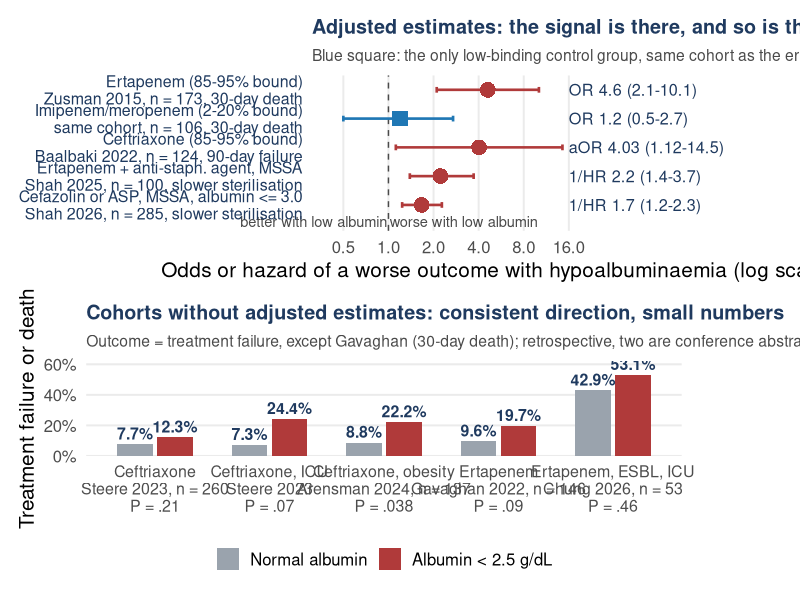

Source code (R):
# =============================================================================
# Section 3 slide. Do patients on highly protein-bound anti-infectives do worse
# when albumin is low? All clinical evidence is observational. Values are taken
# from the published abstracts / full texts cited; nothing is simulated.
# Panel A (effect estimates with 95% CI, "worse outcome with hypoalbuminaemia"):
#   Zusman 2015 (CMI 21:54; prospective, n = 279): 30-day mortality OR for
#     hypoalbuminaemia 4.6 (2.1-10.1) in 173 ertapenem patients vs 1.2 (0.5-2.7)
#     in 106 imipenem/meropenem patients (P = 0.02 for the difference).
#   Baalbaki 2022 (J Pharm Technol 38:326; n = 124, Enterobacterales bacteraemia,
#     ceftriaxone): 90-day clinical failure aOR 4.03 (1.12-14.50).
#   Shah 2025 (JAC 80:1823; n = 100, MSSA bacteraemia, ertapenem + ASP/cefazolin):
#     time to negative cultures HR 0.45 (0.27-0.72); shown as 1/HR = 2.22 (1.39-3.70).
#   Shah 2026 (JAC 81(2); n = 285, MSSA bacteraemia, cefazolin or ASP, albumin
#     <= 3.0 g/dL): HR 0.60 (0.44-0.81); shown as 1/HR = 1.67 (1.23-2.27).
# Panel B (crude or weighted percentages, hypoalbuminaemia vs normal albumin):
#   Steere 2023 (OFID 10:ofad102; n = 260, ceftriaxone): failure 12.3 vs 7.7 %
#     (P = .21); ICU subgroup 24.4 vs 7.3 % (P = .07).
#   Arensman Hannan 2024 (AAC 68:e01663-23; n = 137, obesity, ceftriaxone 2 g q12h):
#     clinical success 77.8 vs 91.2 % (P = 0.038) -> failure 22.2 vs 8.8 %.
#   Gavaghan 2022 (OFID 9:S2, abstract; n = 146, ertapenem): 30-day mortality
#     19.7 vs 9.6 % (P = 0.09).
#   Chung 2026 (OFID 13:S1, abstract; n = 53, ICU ESBL bacteraemia, ertapenem):
#     treatment failure 53.1 vs 42.9 % (P = 0.46).
#   VanDorf 2024 (Ann Pharmacother 58:690; n = 54, ICU ESBL bacteraemia, matched on
#     albumin): ertapenem vs meropenem clinical failure 50.0 vs 38.9 % (P = 0.436);
#     escalation 33.3 vs 2.8 % (P = 0.002)  [drug comparison, not albumin comparison]
# =============================================================================
suppressPackageStartupMessages({library(dplyr); library(ggplot2); library(patchwork)})
col_blue <- "#1f77b4"; col_grey <- "#9aa3ad"; col_navy <- "#1f3a5f"; col_dark <- "#4a4a4a"; col_red <- "#b03a3a"
base_theme <- function(bs = 17) theme_minimal(base_size = bs) + theme(panel.grid.minor = element_blank(), plot.title = element_text(face = "bold", color = col_navy, size = bs * 0.95), plot.subtitle = element_text(color = col_dark, size = bs * 0.75), plot.margin = margin(8, 10, 8, 8))

fo <- tribble(~label, ~drug, ~est, ~lo, ~hi, ~note, ~ctrl,
  "Ertapenem (85-95% bound)\nZusman 2015, n = 173, 30-day death",                 "Ertapenem",     4.60, 2.10, 10.10, "OR 4.6 (2.1-10.1)",  FALSE,
  "Imipenem/meropenem (2-20% bound)\nsame cohort, n = 106, 30-day death",         "Low-binding",   1.20, 0.50,  2.70, "OR 1.2 (0.5-2.7)",   TRUE,
  "Ceftriaxone (85-95% bound)\nBaalbaki 2022, n = 124, 90-day failure",           "Ceftriaxone",   4.03, 1.12, 14.50, "aOR 4.03 (1.12-14.5)", FALSE,
  "Ertapenem + anti-staph. agent, MSSA\nShah 2025, n = 100, slower sterilisation", "Ertapenem",     1/0.45, 1/0.72, 1/0.27, "1/HR 2.2 (1.4-3.7)", FALSE,
  "Cefazolin or ASP, MSSA, albumin <= 3.0\nShah 2026, n = 285, slower sterilisation", "ASP/cefazolin", 1/0.60, 1/0.81, 1/0.44, "1/HR 1.7 (1.2-2.3)", FALSE) |>
  mutate(label = factor(label, rev(label)))
pa <- ggplot(fo, aes(est, label)) +
  geom_vline(xintercept = 1, linetype = "dashed", color = col_dark) +
  geom_errorbar(aes(xmin = lo, xmax = hi, color = ctrl), width = 0.2, linewidth = 0.9, orientation = "y") +
  geom_point(aes(color = ctrl, shape = ctrl), size = 5, fill = "white") +
  geom_text(aes(x = 16, label = note), hjust = 0, size = 4.1, color = col_navy) +
  annotate("text", x = 0.98, y = 0.42, label = "better with low albumin", hjust = 1, size = 3.7, color = col_dark) +
  annotate("text", x = 1.02, y = 0.42, label = "worse with low albumin", hjust = 0, size = 3.7, color = col_dark) +
  scale_x_log10(limits = c(0.4, 70), breaks = c(0.5, 1, 2, 4, 8, 16)) +
  scale_color_manual(values = c(`FALSE` = col_red, `TRUE` = col_blue), guide = "none") +
  scale_shape_manual(values = c(`FALSE` = 16, `TRUE` = 15), guide = "none") +
  scale_y_discrete(expand = expansion(add = c(0.9, 0.5))) +
  coord_cartesian(clip = "off") +
  labs(x = "Odds or hazard of a worse outcome with hypoalbuminaemia (log scale)", y = NULL,
       title = "Adjusted estimates: the signal is there, and so is the confounder",
       subtitle = "Blue square: the only low-binding control group, same cohort as the ertapenem row") +
  base_theme(15) + theme(panel.grid.major.y = element_blank(), axis.text.y = element_text(size = 11.5, lineheight = 0.9, color = col_navy, hjust = 1),
                         plot.margin = margin(8, 80, 8, 8))

pc <- tribble(~study, ~grp, ~pct,
  "Ceftriaxone\nSteere 2023, n = 260\nP = .21",                 "Low albumin", 12.3, "Ceftriaxone\nSteere 2023, n = 260\nP = .21",                 "Normal", 7.7,
  "Ceftriaxone, ICU\nSteere 2023\nP = .07",            "Low albumin", 24.4, "Ceftriaxone, ICU\nSteere 2023\nP = .07",            "Normal", 7.3,
  "Ceftriaxone, obesity\nArensman 2024, n = 137\nP = .038", "Low albumin", 22.2, "Ceftriaxone, obesity\nArensman 2024, n = 137\nP = .038", "Normal", 8.8,
  "Ertapenem\nGavaghan 2022, n = 146\nP = .09",             "Low albumin", 19.7, "Ertapenem\nGavaghan 2022, n = 146\nP = .09",             "Normal", 9.6,
  "Ertapenem, ESBL, ICU\nChung 2026, n = 53\nP = .46", "Low albumin", 53.1, "Ertapenem, ESBL, ICU\nChung 2026, n = 53\nP = .46", "Normal", 42.9) |>
  mutate(study = factor(study, unique(study)), grp = factor(grp, c("Normal", "Low albumin")))
pb <- ggplot(pc, aes(study, pct, fill = grp)) +
  geom_col(position = position_dodge(0.7), width = 0.62) +
  geom_text(aes(label = paste0(pct, "%")), position = position_dodge(0.7), vjust = -0.4, size = 4, color = col_navy, fontface = "bold") +
  scale_fill_manual(values = c("Normal" = col_grey, "Low albumin" = col_red), name = NULL, labels = c("Normal albumin", "Albumin < 2.5 g/dL")) +
  scale_y_continuous(limits = c(0, 62), breaks = seq(0, 60, 20), expand = c(0, 0), labels = \(x) paste0(x, "%")) +
  labs(x = NULL, y = "Treatment failure or death", title = "Cohorts without adjusted estimates: consistent direction, small numbers",
       subtitle = "Outcome = treatment failure, except Gavaghan (30-day death); retrospective, two are conference abstracts") +
  base_theme(15) + theme(legend.position = "bottom", panel.grid.major.x = element_blank(), axis.text.x = element_text(size = 11.5, lineheight = 0.9))
p <- free(pa) / free(pb) + plot_layout(heights = c(1, 1.05))
ggsave("figures/hypoalbuminaemia_outcomes.png", p, width = 13.5, height = 9.2, dpi = 300, bg = "white")
